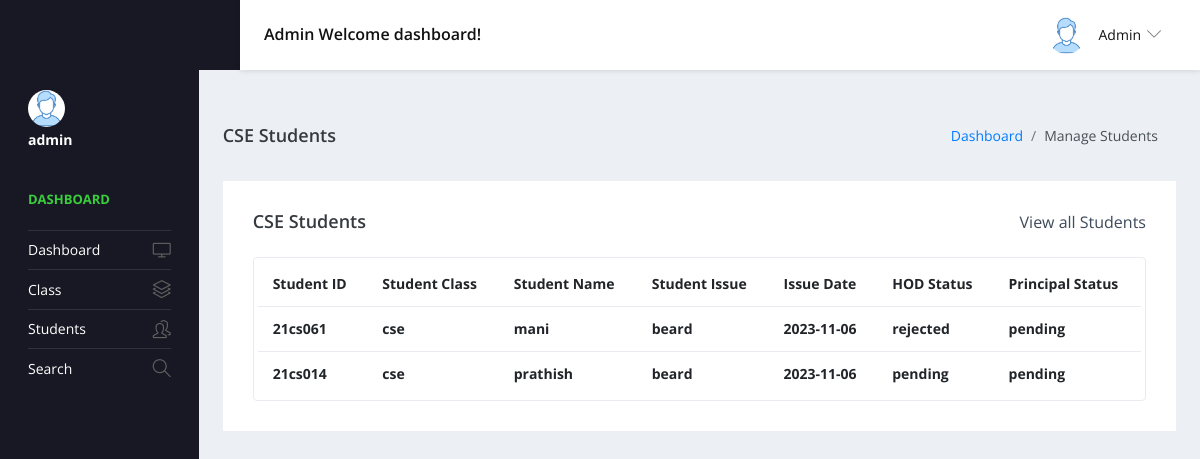
Page /admin/cse.php (signed in) on the committed database.
### tables this page shows
CREATE TABLE `tblstudent` (
  `ID` int(10) NOT NULL,
  `StudentName` varchar(200) DEFAULT NULL,
  `StudentEmail` varchar(200) DEFAULT NULL,
  `Gender` varchar(50) DEFAULT NULL,
  `DOB` date DEFAULT NULL,
  `StuID` varchar(200) DEFAULT NULL,
  `FatherName` mediumtext DEFAULT NULL,
  `MotherName` mediumtext DEFAULT NULL,
  `ContactNumber` bigint(10) DEFAULT NULL,
  `AltenateNumber` bigint(10) DEFAULT NULL,
  `Address` mediumtext DEFAULT NULL,
  `UserName` varchar(200) DEFAULT NULL,
  `Password` varchar(200) DEFAULT NULL,
  `Image` varchar(200) DEFAULT NULL,
  `DateofAdmission` date DEFAULT current_timestamp(),
  `status` varchar(10) NOT NULL DEFAULT 'pending',
  `StudentClass` char(100) DEFAULT NULL,
  `principalstatus` varchar(100) NOT NULL DEFAULT 'pending'
);

### admin/cse.php (the view, shortened to what this page needs)
<?php
include('includes/dbconnection.php');
?>
<!DOCTYPE html>
<html lang="en">
  <head>
    <link rel="stylesheet" href="vendors/simple-line-icons/css/simple-line-icons.css">
    <link rel="stylesheet" href="vendors/flag-icon-css/css/flag-icon.min.css">
    <link rel="stylesheet" href="vendors/css/vendor.bundle.base.css">
    <link rel="stylesheet" href="./vendors/daterangepicker/daterangepicker.css">
    <link rel="stylesheet" href="./vendors/chartist/chartist.min.css">
    <link rel="stylesheet" href="./css/style.css">
  </head>
  <body>
    <div class="container-scroller">
      <?php include_once('includes/header.php');?>
      <div class="container-fluid page-body-wrapper">
        <?php include_once('includes/sidebar.php');?>
          <div class="content-wrapper">
             <div class="page-header">
              <h3 class="page-title"> CSE Students </h3>
              <nav aria-label="breadcrumb">
                <ol class="breadcrumb">
                  <li class="breadcrumb-item"><a href="dashboard.php">Dashboard</a></li>
                  <li class="breadcrumb-item active" aria-current="page"> Manage Students</li>
                </ol>
              </nav>
            </div>
            <div class="row">
              <div class="col-md-12 grid-margin stretch-card">
                <div class="card">
                  <div class="card-body">
                    <div class="d-sm-flex align-items-center mb-4">
                      <h4 class="card-title mb-sm-0">CSE Students</h4>
                      <a href="#" class="text-dark ml-auto mb-3 mb-sm-0"> View all Students</a>
                    </div>
                    <div class="table-responsive border rounded p-1">
                      <table class="table">
                        <thead>
                          <tr>
                            <th class="font-weight-bold">Student ID</th>
                            <th class="font-weight-bold">Student Class</th>
                            <th class="font-weight-bold">Student Name</th>
                            <th class="font-weight-bold">Student Issue</th>
                            <th class="font-weight-bold">Issue Date</th>
                            <th class="font-weight-bold">HOD Status</th>
                            <th class="font-weight-bold">Principal Status</th>
                          </tr>
                        </thead>
                        <tbody>
<?php
     include('includes/dbconnection.php');
$sql = "SELECT * FROM tblstudent WHERE StudentClass = '1'";
$result = $dbh->query($sql);
if ($result->rowCount() > 0) {
    while ($rows = $result->fetch(PDO::FETCH_ASSOC)) {
        echo "<tr>";
        echo "<th class='font-weight-bold'>" . $rows["StuID"] . "</th>";?>
        <th>
        <?php if ($rows['StudentClass'] == '1') {
          echo"cse";
        }?></th>
        <?php
        echo "<th class='font-weight-bold'>" . $rows["StudentName"] . "</th>";
        echo "<th class='font-weight-bold'>" . $rows["StudentEmail"] . "</th>";
        echo "<th class='font-weight-bold'>" . $rows["DateofAdmission"] . "</th>";
        echo "<th class='font-weight-bold'>" . $rows["status"] . "</th>";
        echo "<th class='font-weight-bold'>" . $rows["principalstatus"] . "</th>";
        echo "</tr>";
    }
    echo "</table>";
} else {
    echo "No CSE students found.";
}
?>
</div>

### admin/includes/header.php (shortened to what this page needs)
 <nav class="navbar default-layout-navbar col-lg-12 col-12 p-0 fixed-top d-flex flex-row">
        <div class="navbar-brand-wrapper d-flex align-items-center">
          <a class="navbar-brand brand-logo" href="dashboard.php">
          </a>
        </div><?php
         $aid= $_SESSION['sturecmsaid'];
$sql="SELECT * from tbladmin where ID=:aid";
$query = $dbh -> prepare($sql);
$query->bindParam(':aid',$aid,PDO::PARAM_STR);
$query->execute();
$results=$query->fetchAll(PDO::FETCH_OBJ);
$cnt=1;
if($query->rowCount() > 0)
{
foreach($results as $row)
{               ?>
        <div class="navbar-menu-wrapper d-flex align-items-center flex-grow-1">
          <h5 class="mb-0 font-weight-medium d-none d-lg-flex"><?php  echo htmlentities($row->AdminName);?> Welcome dashboard!</h5>
          <ul class="navbar-nav navbar-nav-right ml-auto">
            <li class="nav-item dropdown d-none d-xl-inline-flex user-dropdown">
              <a class="nav-link dropdown-toggle" id="UserDropdown" href="#" data-toggle="dropdown" aria-expanded="false">
                <img class="img-xs rounded-circle ml-2" src="images/faces/face8.jpg" alt="Profile image"> <span class="font-weight-normal"> <?php  echo htmlentities($row->AdminName);?> </span></a>
                <?php $cnt=$cnt+1;}} ?>
            </li>
          </ul>
        </div>
      </nav>

### admin/includes/sidebar.php (shortened to what this page needs)
<nav class="sidebar sidebar-offcanvas" id="sidebar">
          <ul class="nav">
            <li class="nav-item nav-profile">
              <a href="#" class="nav-link">
                <div class="profile-image">
                  <img class="img-xs rounded-circle" src="images/faces/face8.jpg" alt="profile image">
                  <div style="font-weight:bold">admin</div>
                </div>
              </a>
            </li>
            <li class="nav-item nav-category">
              <span class="nav-link">Dashboard</span>
            </li>
            <li class="nav-item">
              <a class="nav-link" href="dashboard.php">
                <span class="menu-title">Dashboard</span>
                <i class="icon-screen-desktop menu-icon"></i>
              </a>
            </li>
            <li class="nav-item">
              <a class="nav-link" data-toggle="collapse" href="#ui-basic" aria-expanded="false" aria-controls="ui-basic">
                <span class="menu-title">Class</span>
                <i class="icon-layers menu-icon"></i>
              </a>
            </li>
            <li class="nav-item">
              <a class="nav-link" data-toggle="collapse" href="#ui-basic1" aria-expanded="false" aria-controls="ui-basic1">
                <span class="menu-title">Students</span>
                <i class="icon-people menu-icon"></i>
              </a>
            </li>
            <li class="nav-item">
              <a class="nav-link" href="search.php">
                <span class="menu-title">Search</span>
                <i class="icon-magnifier menu-icon"></i>
              </a>
            </li>
          </ul>
        </nav>

### rows in the picture
tblstudent: StuID "21cs061", StudentClass "cse", StudentName "mani", StudentEmail "beard", DateofAdmission "2023-11-06", status "rejected", principalstatus "pending"
tblstudent: StuID "21cs014", StudentClass "cse", StudentName "prathish", StudentEmail "beard", DateofAdmission "2023-11-06", status "pending", principalstatus "pending"

### other values in the picture
$row->AdminName "Admin"
